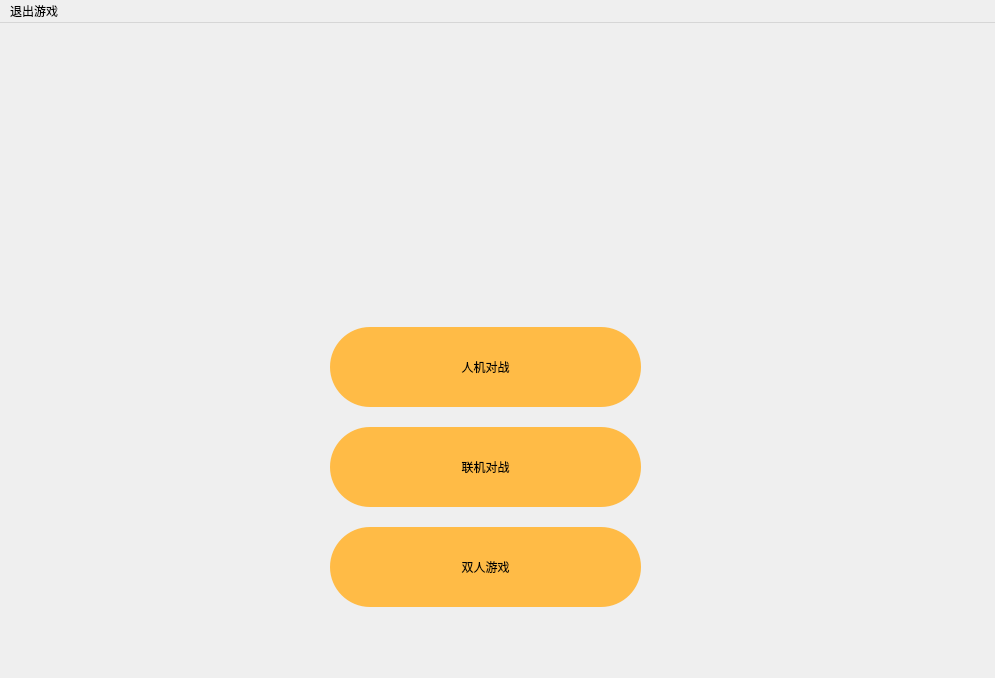
<?xml version="1.0" encoding="UTF-8"?>
<ui version="4.0">
 <class>MainWindow</class>
 <widget class="QMainWindow" name="MainWindow">
  <property name="geometry">
   <rect>
    <x>0</x>
    <y>0</y>
    <width>995</width>
    <height>678</height>
   </rect>
  </property>
  <property name="sizePolicy">
   <sizepolicy hsizetype="Fixed" vsizetype="Fixed">
    <horstretch>0</horstretch>
    <verstretch>0</verstretch>
   </sizepolicy>
  </property>
  <property name="windowTitle">
   <string>MainWindow</string>
  </property>
  <widget class="QWidget" name="centralwidget">
   <widget class="QWidget" name="widget" native="true">
    <property name="geometry">
     <rect>
      <x>11</x>
      <y>195</y>
      <width>22</width>
      <height>22</height>
     </rect>
    </property>
    <property name="sizePolicy">
     <sizepolicy hsizetype="Fixed" vsizetype="Fixed">
      <horstretch>0</horstretch>
      <verstretch>0</verstretch>
     </sizepolicy>
    </property>
    <layout class="QVBoxLayout" name="verticalLayout"/>
   </widget>
   <widget class="QWidget" name="widget_2" native="true">
    <property name="geometry">
     <rect>
      <x>330</x>
      <y>290</y>
      <width>311</width>
      <height>311</height>
     </rect>
    </property>
    <layout class="QVBoxLayout" name="verticalLayout_2">
     <item>
      <widget class="QPushButton" name="pushButton_3">
       <property name="minimumSize">
        <size>
         <width>250</width>
         <height>80</height>
        </size>
       </property>
       <property name="cursor">
        <cursorShape>PointingHandCursor</cursorShape>
       </property>
       <property name="styleSheet">
        <string notr="true">QPushButton
{
	color:black;

	font: 30pt &quot;华文行楷&quot;;

	background-color:#ffbb46;

	border-radius:40px;
}

QPushButton:hover
{
	color:black;

	font: 30pt &quot;华文行楷&quot;;

	background-color:#fffb8b;

	border-radius:40px;
}</string>
       </property>
       <property name="text">
        <string>人机对战</string>
       </property>
      </widget>
     </item>
     <item>
      <widget class="QPushButton" name="pushButton_2">
       <property name="minimumSize">
        <size>
         <width>250</width>
         <height>80</height>
        </size>
       </property>
       <property name="baseSize">
        <size>
         <width>0</width>
         <height>0</height>
        </size>
       </property>
       <property name="cursor">
        <cursorShape>PointingHandCursor</cursorShape>
       </property>
       <property name="styleSheet">
        <string notr="true">QPushButton
{
	color:black;

	font: 30pt &quot;华文行楷&quot;;

	background-color:#ffbb46;

	border-radius:40px;
}

QPushButton:hover
{
	color:black;

	font: 30pt &quot;华文行楷&quot;;

	background-color:#fffb8b;

	border-radius:40px;
}</string>
       </property>
       <property name="text">
        <string>联机对战</string>
       </property>
      </widget>
     </item>
     <item>
      <widget class="QPushButton" name="pushButton">
       <property name="sizePolicy">
        <sizepolicy hsizetype="Minimum" vsizetype="Fixed">
         <horstretch>0</horstretch>
         <verstretch>0</verstretch>
        </sizepolicy>
       </property>
       <property name="minimumSize">
        <size>
         <width>250</width>
         <height>80</height>
        </size>
       </property>
       <property name="cursor">
        <cursorShape>PointingHandCursor</cursorShape>
       </property>
       <property name="styleSheet">
        <string notr="true">QPushButton
{
	color:black;

	font: 30pt &quot;华文行楷&quot;;

	background-color:#ffbb46;

	border-radius:40px;
}

QPushButton:hover
{
	color:black;

	font: 30pt &quot;华文行楷&quot;;

	background-color:#fffb8b;

	border-radius:40px;
}</string>
       </property>
       <property name="text">
        <string>双人游戏</string>
       </property>
      </widget>
     </item>
    </layout>
   </widget>
  </widget>
  <widget class="QMenuBar" name="menuBar">
   <property name="geometry">
    <rect>
     <x>0</x>
     <y>0</y>
     <width>995</width>
     <height>24</height>
    </rect>
   </property>
   <widget class="QMenu" name="menu">
    <property name="title">
     <string>退出游戏</string>
    </property>
    <addaction name="action"/>
   </widget>
   <addaction name="menu"/>
  </widget>
  <action name="action">
   <property name="text">
    <string>退出游戏</string>
   </property>
  </action>
 </widget>
 <resources/>
 <connections/>
</ui>
